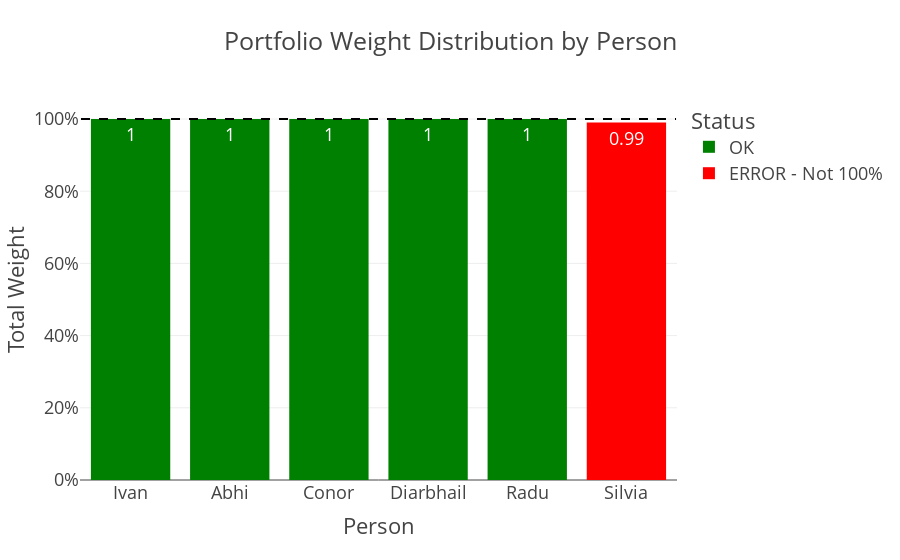

The notebook cell saved with this chart:
### Code cell
# Check that each person's weights sum to 100%
person_weights = {}

for position in POSITIONS:
    name = position['name']
    weight = position['weight']
    
    if name not in person_weights:
        person_weights[name] = 0
    
    person_weights[name] += weight

# Create a DataFrame for visualization
weights_df = pd.DataFrame({
    'Person': list(person_weights.keys()),
    'Total Weight': list(person_weights.values())
})

# Add a status column
weights_df['Status'] = weights_df['Total Weight'].apply(lambda x: 'OK' if abs(x - 1.0) < 0.01 else 'ERROR - Not 100%')

# Display the results
print("Weight sum for each person:")
for name, total_weight in person_weights.items():
    print(f"{name}: {total_weight:.2f} ({'OK' if abs(total_weight - 1.0) < 0.01 else 'ERROR - Not 100%'})")

# Create a bar chart to visualize the weights
fig = px.bar(
    weights_df, 
    x='Person', 
    y='Total Weight',
    color='Status',
    title='Portfolio Weight Distribution by Person',
    text='Total Weight',
    color_discrete_map={'OK': 'green', 'ERROR - Not 100%': 'red'}
)

# Add a horizontal line at 1.0 (100%)
fig.add_shape(
    type="line",
    x0=-0.5,
    y0=1.0,
    x1=len(weights_df)-0.5,
    y1=1.0,
    line=dict(color="black", width=2, dash="dash")
)

# Format the y-axis as percentage
fig.update_layout(
    yaxis=dict(title="Total Weight", tickformat=".0%"),
    template='presentation'
)

# Show the figure
fig.show()

### Figure 1 — Plotly figure (JSON) as saved in the notebook; plotly's stock layout.template omitted (floating-point values rounded to 4 significant figures)
{"data": [{"hovertemplate": "Status=OK<br>Person=%{x}<br>Total Weight=%{text}<extra></extra>", "legendgroup": "OK", "marker": {"color": "green", "pattern": {"shape": ""}}, "name": "OK", "orientation": "v", "showlegend": true, "text": [1.0, 1.0, 1.0, 1.0, 1.0], "textposition": "auto", "type": "bar", "x": ["Ivan", "Abhi", "Conor", "Diarbhail", "Radu"], "xaxis": "x", "y": [1.0, 1.0, 1.0, 1.0, 1.0], "yaxis": "y"}, {"hovertemplate": "Status=ERROR - Not 100%<br>Person=%{x}<br>Total Weight=%{text}<extra></extra>", "legendgroup": "ERROR - Not 100%", "marker": {"color": "red", "pattern": {"shape": ""}}, "name": "ERROR - Not 100%", "orientation": "v", "showlegend": true, "text": [0.99], "textposition": "auto", "type": "bar", "x": ["Silvia"], "xaxis": "x", "y": [0.99], "yaxis": "y"}], "layout": {"barmode": "relative", "legend": {"title": {"text": "Status"}, "tracegroupgap": 0}, "shapes": [{"line": {"color": "black", "dash": "dash", "width": 2}, "type": "line", "x0": -0.5, "x1": 5.5, "y0": 1, "y1": 1}], "title": {"text": "Portfolio Weight Distribution by Person"}, "xaxis": {"anchor": "y", "domain": [0, 1], "title": {"text": "Person"}}, "yaxis": {"anchor": "x", "domain": [0, 1], "tickformat": ".0%", "title": {"text": "Total Weight"}}}}
